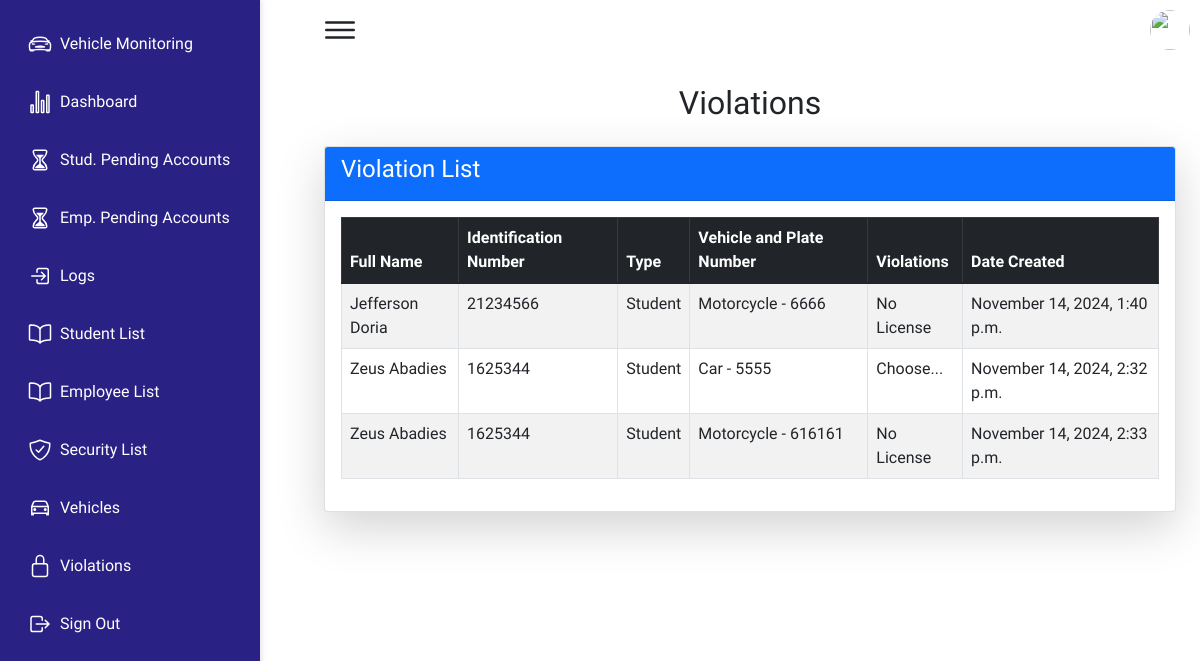
Page /violation_list/ (signed in) on the earlier database version.
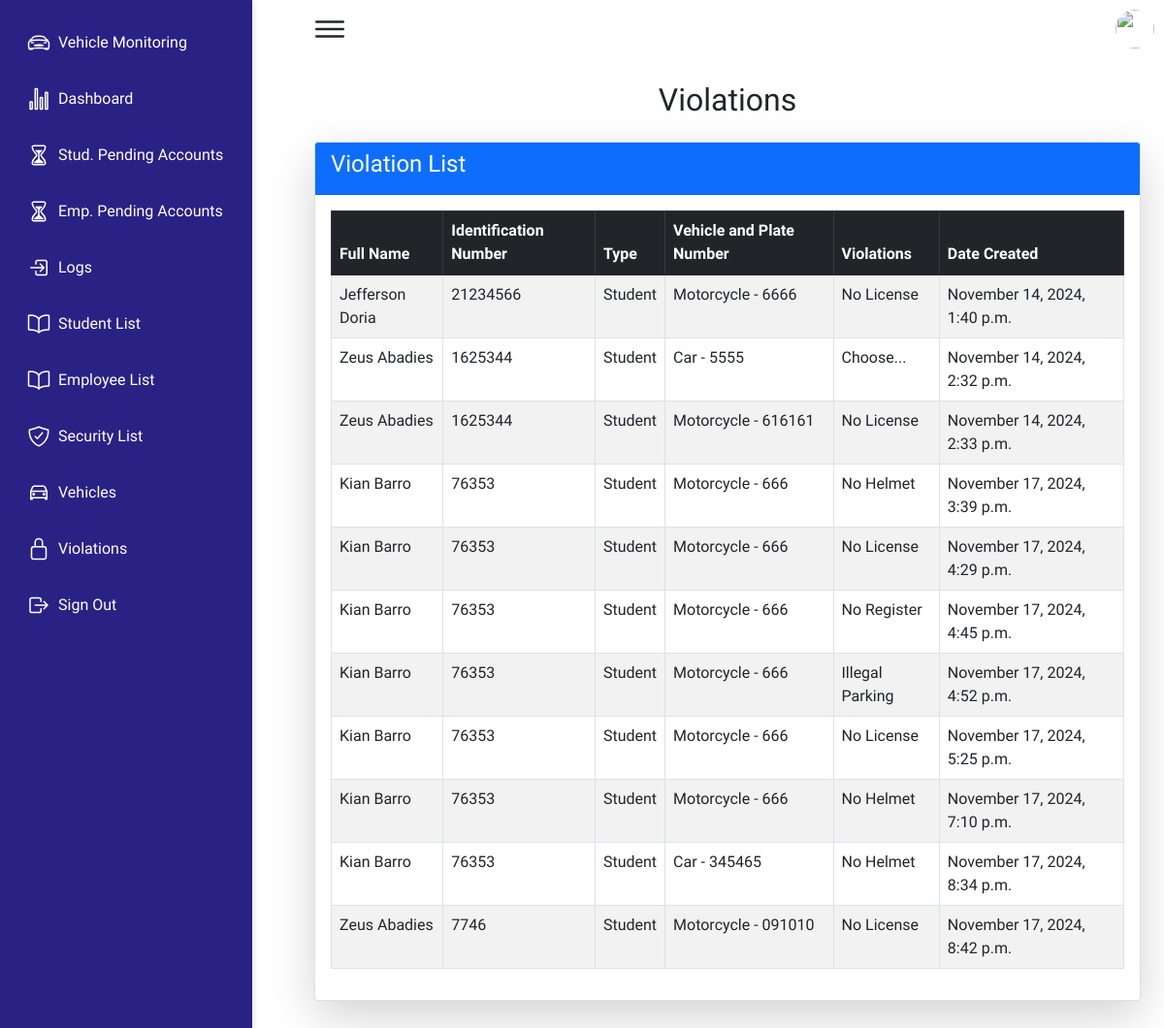
Same page on the later database version.
### qrapp/models.py (models this page shows, shortened)
class Violation(models.Model):
    username = models.CharField(max_length=50)
    first_name = models.CharField(max_length=50, blank=True, null=True)
    last_name = models.CharField(max_length=50, blank=True, null=True)
    student_id = models.CharField(max_length=20)
    vehicle_type = models.CharField(max_length=50)
    violations = models.CharField(max_length=255)
    date_created = models.DateTimeField(default=timezone.now)  # Field for the date of the violation
    offense_count = models.PositiveIntegerField(blank=True, null=True)  # Field for number of offenses

### qrapp/views.py (the view)
# urls.py: path('violation_list/', views.violation_list, name='violation_list'),
def violation_list(request):
    violations = Violation.objects.all()
    employee_violations = EmployeeViolation.objects.all()
    return render(request, 'qrapp/violations.html', {'violations': violations,'employee_violations': employee_violations})

### qrapp/templates/qrapp/violations.html (shortened to what this page needs)
{% extends 'qrapp/base.html' %}
{% block content %}
<link href="https://cdn.jsdelivr.net/npm/bootstrap@5.1.3/dist/css/bootstrap.min.css" rel="stylesheet">
<link rel="stylesheet" href="https://cdn.datatables.net/1.11.5/css/dataTables.bootstrap5.min.css">
<div class="container mt-0">
    <h2 class="text-center mb-4">Violations</h2>
    <div class="row">
        <div class="col-lg-12 mb-4">
            <div class="card shadow-lg">
                <div class="card-header bg-primary text-white">
                    <h4>Violation List</h4>
                </div>
                <div class="card-body">
                    <table id="violationTable" class="table table-hover table-bordered table-striped">
                        <thead class="table-dark">
                            <tr>
                                <th>Full Name</th>
                                <th>Identification Number</th>
                                <th>Type</th>
                                <th>Vehicle and Plate Number</th>
                                <th>Violations</th>
                                <th>Date Created</th>
                            </tr>
                        </thead>
                        <tbody>
                            {% for violation in violations %}
                            <tr>
                                <td>{{ violation.first_name }} {{ violation.last_name }}</td>
                                <td>{{ violation.student_id }}</td>
                                <td>Student</td>
                                <td>{{ violation.vehicle_type }}</td>
                                <td>{{ violation.violations }}</td>
                                <td>{{ violation.date_created|date:"F j, Y, g:i a" }}</td>
                            </tr>
                            {% endfor %}
                        </tbody>
                    </table>
                </div>
            </div>
        </div>
    </div>
</div>
{% endblock %}

Differences in the rows shown:
added Violation: first_name "Kian", last_name "Barro", student_id "76353", vehicle_type "Motorcycle - 666", violations "No Helmet", date_created "November 17, 2024, 3:39 p.m."
added Violation: first_name "Kian", last_name "Barro", student_id "76353", vehicle_type "Motorcycle - 666", violations "No License", date_created "November 17, 2024, 4:29 p.m."
added Violation: first_name "Kian", last_name "Barro", student_id "76353", vehicle_type "Motorcycle - 666", violations "No Register", date_created "November 17, 2024, 4:45 p.m."
added Violation: first_name "Kian", last_name "Barro", student_id "76353", vehicle_type "Motorcycle - 666", violations "Illegal Parking", date_created "November 17, 2024, 4:52 p.m."
added Violation: first_name "Kian", last_name "Barro", student_id "76353", vehicle_type "Motorcycle - 666", violations "No License", date_created "November 17, 2024, 5:25 p.m."
added Violation: first_name "Kian", last_name "Barro", student_id "76353", vehicle_type "Motorcycle - 666", violations "No Helmet", date_created "November 17, 2024, 7:10 p.m."
added Violation: first_name "Kian", last_name "Barro", student_id "76353", vehicle_type "Car - 345465", violations "No Helmet", date_created "November 17, 2024, 8:34 p.m."
added Violation: first_name "Zeus", last_name "Abadies", student_id "7746", vehicle_type "Motorcycle - 091010", violations "No License", date_created "November 17, 2024, 8:42 p.m."
